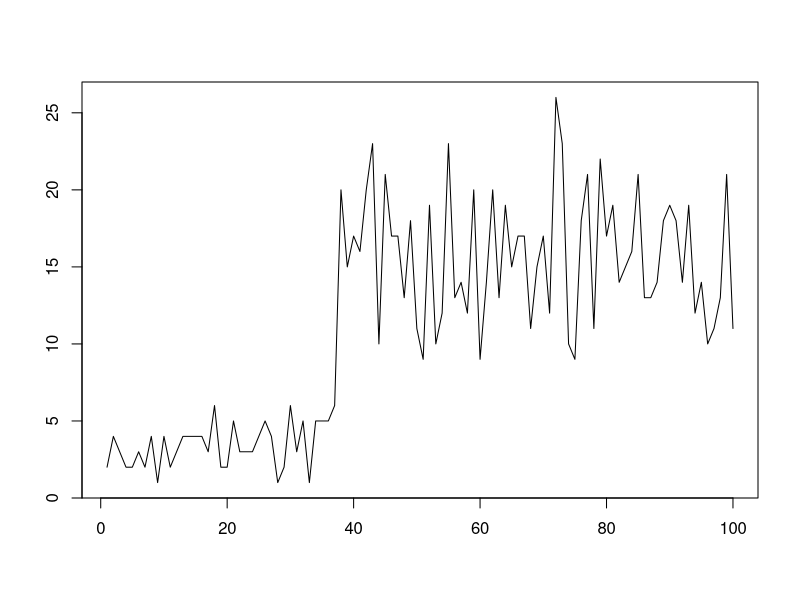
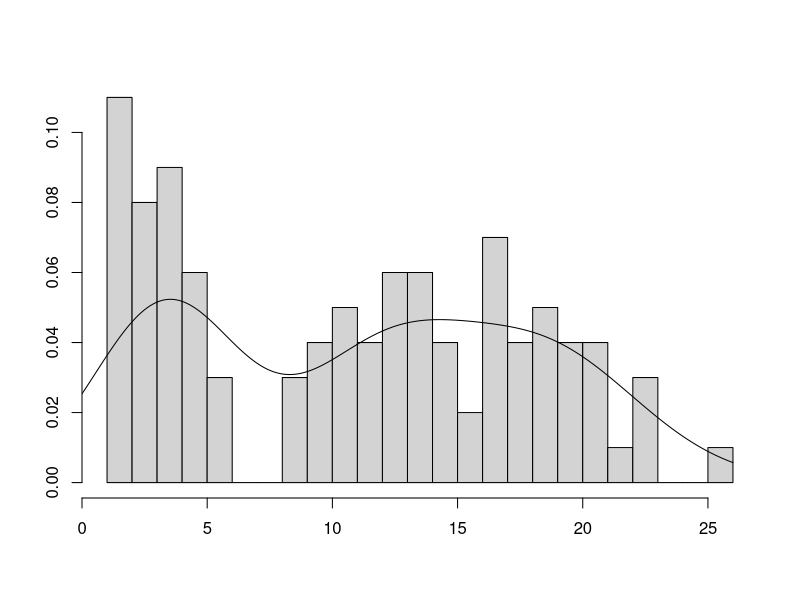

Recreate these plots in R, in order.
## ---- chunk 1
options(digits = 3)

PlotTsAndDensity <- function (x) {
  #par(mfrow = c(1, 2))
  plot.ts(x, xlab = NULL, ylab = NULL)
  hist(x, breaks=30, freq = F, main=NULL, xlab = NULL, ylab = NULL)
  lines(density(x, na.rm = T, from = 0, to = max(x, na.rm = T)))
}
## ---- chunk 2
lambdas = c(3, 15)
deltas = c(0.3, 0.7)
cdf = cumsum(deltas)
unifvec = runif(100)
d1 = rpois(sum(unifvec < cdf[1]),lambdas[1])
d2 = rpois(sum(unifvec >= cdf[1]),lambdas[2])
x = c(d1,d2) 
## ---- chunk 3
PlotTsAndDensity(x)
## ---- chunk 4
logit <- function(delta2) log(delta2/(1-delta2))

eta = log(lambdas)
tau = logit(deltas[2])
## ---- chunk 5
invlogit <- function(tau) exp(tau)/(1+exp(tau))

lambdas = exp(eta)
delta2 = invlogit(tau)
delta1 = 1 - delta2
## ---- chunk 6
f <- function(theta,data) {
  eta <- theta[1:2]
  tau <- theta[3]
  lambdas = exp(eta) 
  delta2 = invlogit(tau)
  delta1 = 1-delta2

  L = delta1*dpois(data,lambdas[1]) + delta2*dpois(data,lambdas[2])
  -sum(log(L))
}

#use the 25% and 75%  quantiles of the data as a guess for lambdas
quantiles <- quantile(x)
lambdaGuess = c(quantiles[2],quantiles[4]) 

deltaGuess = 0.1

# Optimize using nlm
theta <- c(log(lambdaGuess), logit(deltaGuess))
res = nlm(f, theta, data = x)

# Back transform results
lambda1Hat = exp(res$estimate[1])
lambda2Hat = exp(res$estimate[2])

delta2Hat = invlogit(res$estimate[3])
delta1Hat = 1-delta2Hat
## ---- chunk 7
PMat <- function(x) diag(dpois(x = x, lambda = lambdas))

PMat(1)
## ---- chunk 8
statdist <- function(gamma){
  m = dim(gamma)[1]
  matrix(1,1,m) %*% solve(diag(1,m) - gamma + matrix(1,m,m))
}
## ---- chunk 9
gamma = matrix(c(0.9,0.1,0.4,0.6), nrow = 2, byrow = TRUE)
## ---- chunk 10
delta = statdist(gamma)
## ---- chunk 11
x = 1
sum(delta %*% PMat(x))
